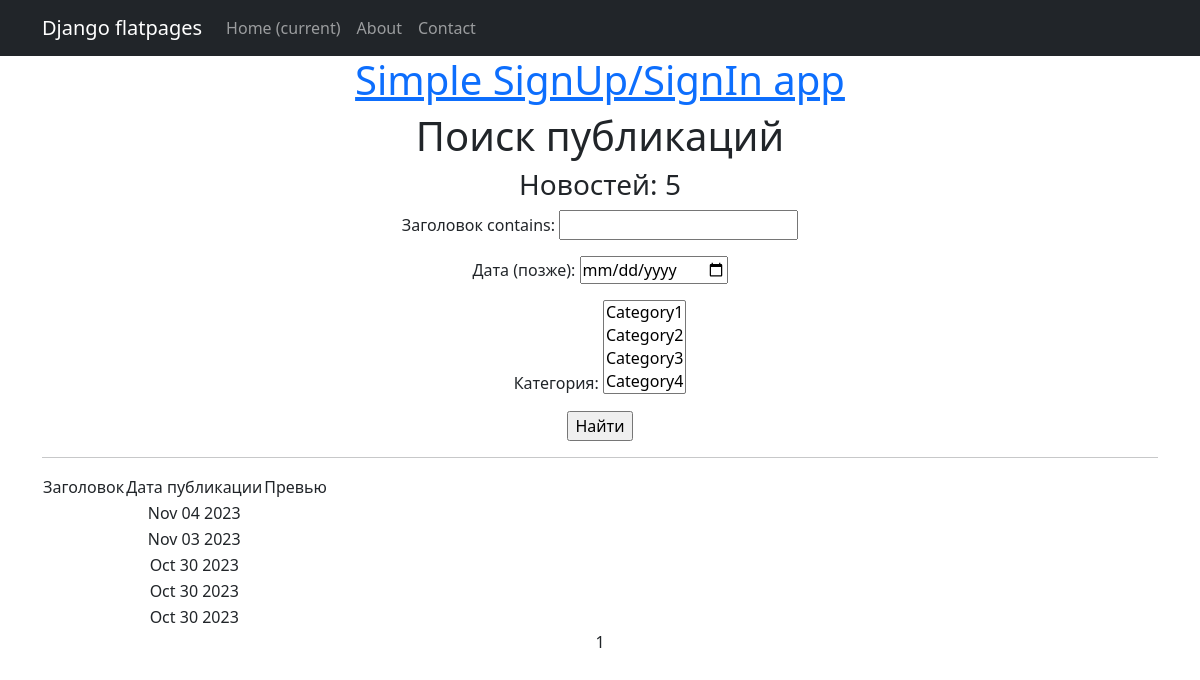
Page /posts/search/ on the earlier database version.
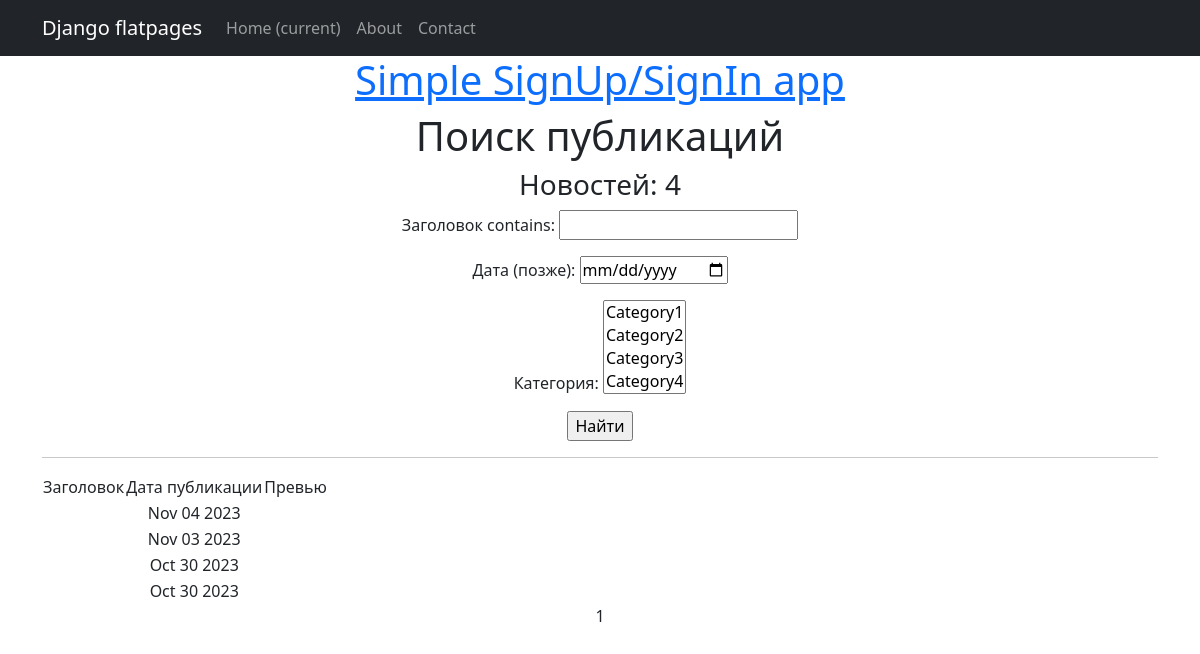
Same page on the later database version.
### news/models.py (models this page shows, shortened)
class Post(models.Model):
    news = 'NW'
    article = 'AR'
    POST_TYPES = [
        (article, 'Статья'),
        (news, 'Новость')
        ]
    post_author = models.ForeignKey('Author', on_delete = models.CASCADE, verbose_name='Автор')
    post_type = models.CharField(max_length = 2,
                                 choices = POST_TYPES,
                                 default = news, verbose_name='Тип')
    post_time = models.DateTimeField(auto_now_add = True, verbose_name='Дата создания')
    post_category = models.ManyToManyField('Category', through = 'PostCategory', verbose_name='Категория')
    post_name = models.CharField(max_length = 255, verbose_name='Заголовок')
    post_text = models.TextField(verbose_name='Содержание публикации')
    post_rating = models.IntegerField(default = 0, verbose_name='Рейтинг статьи')

### news/views.py (the view)
# urls.py: path('posts/search/', PostSearch.as_view(), name = 'post_search'),
class PostSearch(ListView):
    model = Post
    ordering = '-post_time'
    template_name = 'post_search.html'
    context_object_name = 'posts'
    paginate_by = 10
    def get_queryset(self):
        queryset = super().get_queryset()
        self.filterset = PostFilter(self.request.GET, queryset)
        return self.filterset.qs
    def get_context_data(self, **kwargs):
        context = super().get_context_data(**kwargs)
        context['filterset'] = self.filterset
        return context

### news/models.py (called while the page is built)
    def __str__(self):
        return self.category_name

### news/templatetags/custom_filters.py (called while the page is built)
@register.filter(name='censor')
def censor(value):
    censored = profanity.censor(value, '*')
    return censored

### templates/post_search.html (shortened to what this page needs)
{% extends 'flatpages/default.html' %}
{% load custom_filters %}
{% load custom_tags %}
{% block content %}
    <h1>Поиск публикаций</h1>
    <h3>Новостей: {{ posts | length }}</h3>
   <form action="" method="get">
       {{ filterset.form.as_p }}
       <input type="submit" value="Найти" />
   </form>
    <hr>
    {% if posts %}
        <table>
            <tr>
                <td>Заголовок</td>
                <td>Дата публикации</td>
                <td>Превью</td>
            </tr>
            {% for post in posts %}
            <tr>
                <td>{{post.post_name | censor}}</td>
                <td>{{post.post_time | date:'M d Y'}}</td>
                <td>{{post.post_text | truncatewords:20 | censor}}</td>
            </tr>
            {% endfor %}
        </table>
    {% else %}
        <h2>Публикаций нет!</h2>
    {% endif %}
    {{ page_obj.number }}
{% endblock content %}

Differences in the rows shown:
removed Post: post_time "Oct 30 2023"
Other differences:
{{ posts | length }}: "5" → "4"
